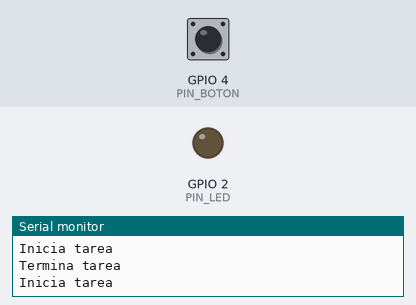
The sketch below on a simulated ESP32. Parts: output pins drawn as LEDs (lit = HIGH), the last lines printed to the serial monitor. Inputs (shaded band) come from the test bench; at power-on: GPIO 4 (PIN_BOTON) HIGH.

Above: at 1.2 s.
1.3 s: GPIO 4 (PIN_BOTON) pulled LOW for 0.15 s
At 2.4 s:
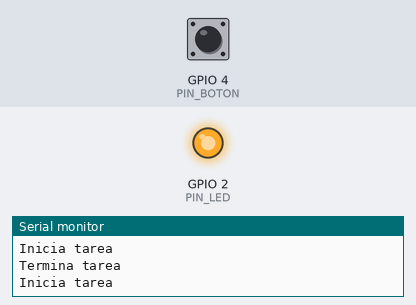
2.9 s: GPIO 4 (PIN_BOTON) pulled LOW for 1 s
At 3.6 s:
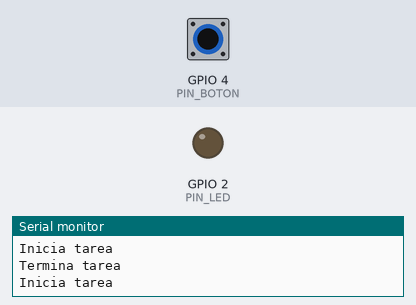
5.4 s: GPIO 4 (PIN_BOTON) pulled LOW for 3.2 s
At 6.7 s:
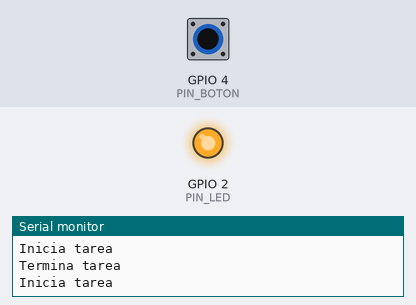
Timing chart, 0 to 8.4 s (numbered marks = the images above; inputs shaded):
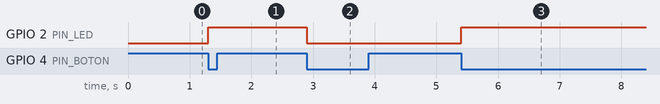

The sketch:

botonLedIntRebote.ino
```cpp
/*
* botonLedIntRebote.ino
*
* Este programa hace que el led de status del microcontrolador
* ESP32 DEVKIT DOIT de 30 pines o un LED conectado al pin 2,
* cambie de estado (de apagado a prendido o viceversa) cada
* vez que se presiona el interruptor de botón.
*
* Uno de los polos del interruptor de botón está conectado
* al pin 4 y el otro al pin 3.3V. Hay una resistencia de
* 10 KOhm entre tierra y el pin 4.
*
* Entre checadas del estado del boton, suponemos que el
* microcontrolador ESP32 realiza una tarea que le lleva
* TIEMPO_TAREA ms.
*
* Si se presiona el boton se genera una interrupcion
*
* Debido al rebote del boton, se puede generar varias veces la
* interrupcion del boton y el estado del LED no quedar en el
* valor deseado.
*
* No usa la funcion delay(). En lugar de ello utiliza la
* biblioteca NoDelay. Esto permite que otro codigo ejecute al
* mismo tiempo que se encuentra en el periodo de espera.
*/
#include <NoDelay.h>
// Pin a la que esta conectado el interruptor, GPIO4
const unsigned int PIN_BOTON = 4;
// Pin a la que esta conectado el LED, GPIO2
const unsigned int PIN_LED = 2;
// Duracion en ms de la tarea que ejecuta el Microcontrolador ESP32
const long TIEMPO_TAREA = 1000;
// Estado actual del pin del LED
volatile int estadoLed = LOW;
// Velocidad de transmisión del puerto serie
const unsigned int BAUD_RATE = 115200;
// Crea una instancia de la clase noDelay
// que determina si han transcurrido TIEMPO_TAREA ms
noDelay pausa(TIEMPO_TAREA);
void IRAM_ATTR botonIsr();
void setup() {
// Establece el pin PIN_LED (GPIO2) como de salida.
pinMode(PIN_LED,OUTPUT);
// Establece el pin PIN_BOTON (GPIO4) como de entrada.
pinMode(PIN_BOTON, INPUT);
// Establece la velocidad de transmisión del puerto serie al
// valor BAUD_RATE
Serial.begin(BAUD_RATE);
// Instala la rutina de atención llamada botonIsr al evento
// de un cambio de HIGH a LOW en el pin PIN_BOTON (GPIO4)
attachInterrupt(PIN_BOTON, botonIsr, FALLING);
digitalWrite(PIN_LED, estadoLed);
Serial.println("Inicia tarea");
}
void loop() {
// Verifica si ss termino de ejecutar la tarea
if (pausa.update()) {
Serial.println("Termina tarea");
Serial.println("Inicia tarea");
}

}
/*
* Esta funcion es la rutina de atencion a la interrupcion
* generada cuando el pin conectado al boton cambia de estado
* de HIGH a LOW.
*/
void IRAM_ATTR botonIsr() {
// Si se presiono el boton conectado al pin PIN_BOTON (GPIO4),
// cambia el estado del LED de HIGH a LOW o viceversa
estadoLed = !estadoLed;
digitalWrite(PIN_LED, estadoLed);
}
```

Measured:
- after the input at 1.3 s, GPIO 2 (PIN_LED): LOW → HIGH at once
- after the input at 2.9 s, GPIO 2 (PIN_LED): HIGH → LOW at once
- after the input at 5.4 s, GPIO 2 (PIN_LED): LOW → HIGH at once
